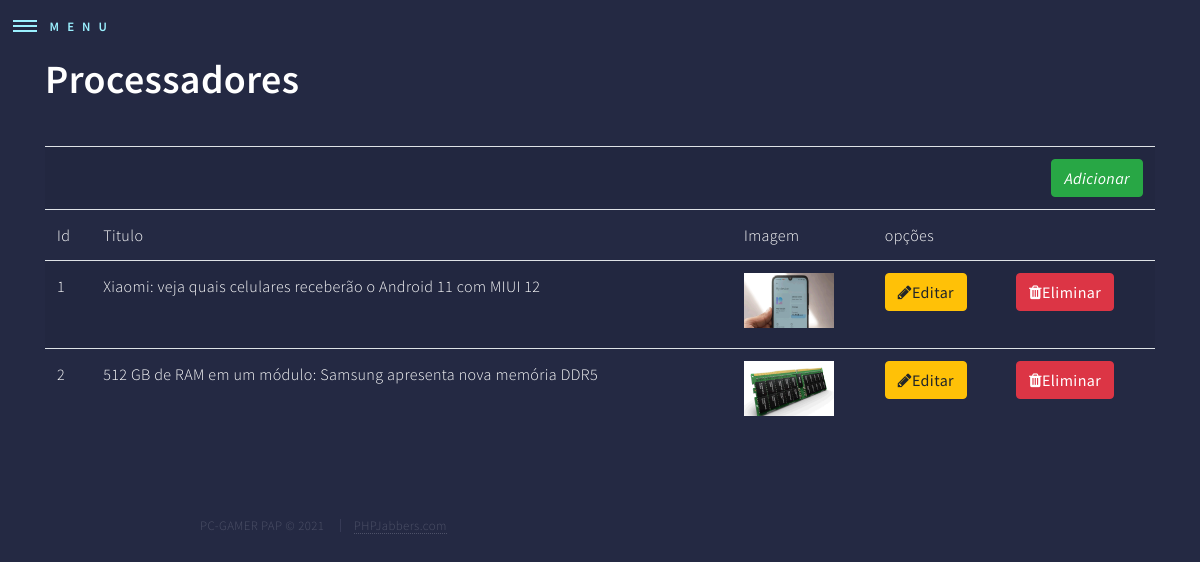
The page /admin/processador.php on the database its author committed.
### tables this page shows
CREATE TABLE `noticias`  (
  `noticiaId` int(11) NOT NULL AUTO_INCREMENT,
  `noticiaTitulo` varchar(255) NOT NULL,
  `noticiaLinkURL` varchar(255) NOT NULL,
  `noticiaImagemURL` varchar(255) NOT NULL,
  `noticiaDestaque` enum('sim','nao') NOT NULL DEFAULT 'nao',
  PRIMARY KEY (`noticiaId`) USING BTREE
);

### admin/processador.php (the view, shortened to what this page needs)
<?php
include_once("includes/body.inc.php");
$con=mysqli_connect("localhost","root","","pap2021pcgammer");
$con->set_charset("utf8");
$sql="Select * from noticias";
$result=mysqli_query($con,$sql);
?>
<div class="container">
    <h1>Processadores</h1>
    <table class='table table-striped' width="100%">
        <tr>
            <td colspan="5" align='right'>
                <a href="adicionaNoticia.php"><i class='btn btn-success btn-xs'> Adicionar</i></a>
            </td>
        </tr>
        <tr>
            <th>Id</th>
            <th>Titulo</th>
            <th>Imagem</th>
            <th colspan="2">opções</th>
        </tr>
        <?php
        while($dados=mysqli_fetch_array($result)){
            ?>
            <tr>
                <td><?php echo $dados['noticiaId']?></td>
                <td><?php echo $dados['noticiaTitulo']?></td>
                <td><img width='90' src=../<?php  echo $dados['noticiaImagemURL']?>></td>
                <td><a class='btn btn-warning btn-xs' href="editaNoticia.php?id=<?php echo $dados['noticiaId']?>"><i class='fa fa-pencil'></i>Editar</a></td>
                <td><a class='btn btn-danger btn-xs' href="#" onclick="confirmaEliminaNoticia(<?php echo $dados['noticiaId']?>);"> <i class='fa fa-trash'></i>Eliminar</a></td>
            </tr>
            <?php
        }
        ?>
    </table>
</div>

### admin/assets/css/main.css (style rules this page uses)
html, body, div, span, applet, object, iframe, h1, h2, h3, h4, h5, h6, p, blockquote, pre, a, abbr, acronym, address, big, cite, code, del, dfn, em, img, ins, kbd, q, s, samp, small, strike, strong, sub, sup, tt, var, b, u, i, center, dl, dt, dd, ol, ul, li, fieldset, form, label, legend, table, caption, tbody, tfoot, thead, tr, th, td, article, aside, canvas, details, embed, figure, figcaption, footer, header, hgroup, menu, nav, output, ruby, section, summary, time, mark, audio, video { margin: 0; padding: 0; border: 0; font-size: 100%; font: inherit; vertical-align: baseline; }
body { line-height: 1; }
table { border-collapse: collapse; border-spacing: 0; }
body { -webkit-text-size-adjust: none; }
body { -ms-overflow-style: scrollbar; }
html { box-sizing: border-box; }
*, *:before, *:after { box-sizing: inherit; }
body { background: #242943; }
body, input, select, textarea { color: #ffffff; font-family: "Source Sans Pro", Helvetica, sans-serif; font-size: 17pt; font-weight: 300; letter-spacing: 0.025em; line-height: 1.65; }
@media screen and (max-width: 1680px) { body, input, select, textarea { font-size: 14pt; } }
@media screen and (max-width: 1280px) { body, input, select, textarea { font-size: 12pt; } }
a { -moz-transition: color 0.2s ease-in-out, border-bottom-color 0.2s ease-in-out; -webkit-transition: color 0.2s ease-in-out, border-bottom-color 0.2s ease-in-out; -ms-transition: color 0.2s ease-in-out, border-bottom-color 0.2s ease-in-out; transition: color 0.2s ease-in-out, border-bottom-color 0.2s ease-in-out; border-bottom: dotted 1px; color: inherit; text-decoration: none; }
em, i { font-style: italic; }
h1, h2, h3, h4, h5, h6 { color: #ffffff; font-weight: 600; line-height: 1.35; margin: 0 0 1em 0; }
h1 { font-size: 2.5em; }
#wrapper { -moz-transition: -moz-filter 0.35s ease, -webkit-filter 0.35s ease, opacity 0.375s ease-out; -webkit-transition: -webkit-filter 0.35s ease, -webkit-filter 0.35s ease, opacity 0.375s ease-out; -ms-transition: -ms-filter 0.35s ease, -webkit-filter 0.35s ease, opacity 0.375s ease-out; transition: filter 0.35s ease, -webkit-filter 0.35s ease, opacity 0.375s ease-out; padding-top: 3.25em; }

### rows shown on the page
noticias: noticiaId "1", noticiaTitulo "Xiaomi: veja quais celulares receberão o Android 11 com MIUI 12", noticiaImagemURL (picture)
noticias: noticiaId "2", noticiaTitulo "512 GB de RAM em um módulo: Samsung apresenta nova memória DDR5", noticiaImagemURL (picture)
